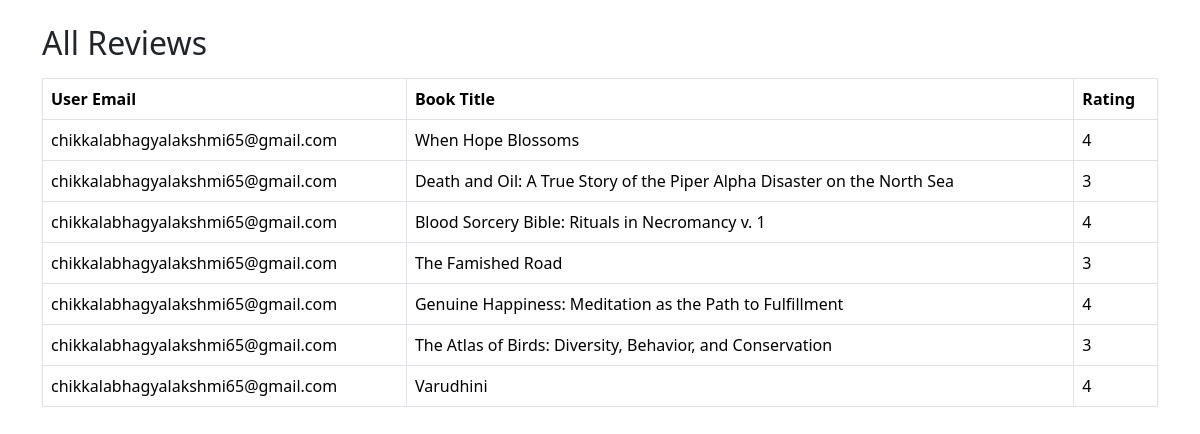
The page /admin_reviews on the database its author committed.
### tables this page shows
CREATE TABLE reviews (
    id INTEGER PRIMARY KEY AUTOINCREMENT,
    user_email TEXT,
    book_title TEXT,
    rating INTEGER,
    review TEXT,
    likes INTEGER DEFAULT 0
);

### app.py (the view)
@app.route("/admin_reviews")
def admin_reviews():
    with sqlite3.connect("users.db") as conn:
        c = conn.cursor()
        c.execute("SELECT user_email, book_title, rating FROM reviews")
        reviews = c.fetchall()
    return render_template("admin_reviews.html", reviews=reviews)

### app.py (called while the page is built)
@app.context_processor
def inject_user():
    return dict(current_user=session.get("user"))

### templates/admin_reviews.html (shortened to what this page needs)
<!DOCTYPE html>
<html>
<head>
<link href="https://cdn.jsdelivr.net/npm/bootstrap@5.3.2/dist/css/bootstrap.min.css" rel="stylesheet">
</head>
<body>
<div class="container mt-4">
<h2>All Reviews</h2>
<table class="table table-bordered mt-3">
<tr>
<th>User Email</th>
<th>Book Title</th>
<th>Rating</th>
</tr>
{% for r in reviews %}
<tr>
<td>{{ r[0] }}</td>
<td>{{ r[1] }}</td>
<td>{{ r[2] }}</td>
</tr>
{% endfor %}
</table>
</div>
</body>
</html>

### rows shown on the page
reviews: user_email "chikkalabhagyalakshmi65@gmail.com", book_title "When Hope Blossoms", rating "4"
reviews: user_email "chikkalabhagyalakshmi65@gmail.com", book_title "Death and Oil: A True Story of the Piper Alpha Disaster on the North Sea", rating "3"
reviews: user_email "chikkalabhagyalakshmi65@gmail.com", book_title "Blood Sorcery Bible: Rituals in Necromancy v. 1", rating "4"
reviews: user_email "chikkalabhagyalakshmi65@gmail.com", book_title "The Famished Road", rating "3"
reviews: user_email "chikkalabhagyalakshmi65@gmail.com", book_title "Genuine Happiness: Meditation as the Path to Fulfillment", rating "4"
reviews: user_email "chikkalabhagyalakshmi65@gmail.com", book_title "The Atlas of Birds: Diversity, Behavior, and Conservation", rating "3"
reviews: user_email "chikkalabhagyalakshmi65@gmail.com", book_title "Varudhini", rating "4"
